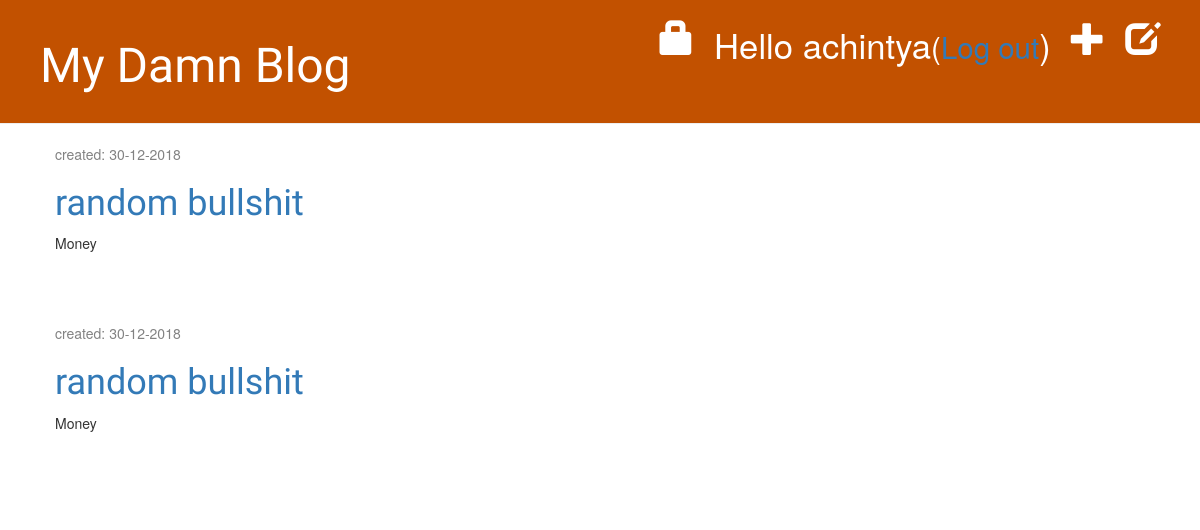
Page /drafts/ (signed in) on the committed database.
### blog/models.py (models this page shows, shortened)
class Post(models.Model):
    author = models.ForeignKey(settings.AUTH_USER_MODEL, on_delete=models.CASCADE)
    title = models.CharField(max_length=200)
    text = models.TextField()
    created_date = models.DateTimeField(default= timezone.now)
    published_date = models.DateField(blank=True, null=True)

### blog/views.py (the view)
# urls.py: path('drafts/', views.post_draft_list, name='post_draft_list'),
@login_required
def post_draft_list(request):
    posts = Post.objects.filter(published_date__isnull = True).order_by('created_date')
    return render(request, 'blog/post_draft_list.html', {'posts': posts})

### blog/templates/blog/post_draft_list.html
{% extends 'blog/base.html' %}
{% block content %}
    {% for post in posts %}
        <div class="post">
            <p class="date">created: {{ post.created_date|date:'d-m-Y'}}</p>
            <h1><a href="{% url 'post_detail' pk=post.pk %}">{{ post.title }}</a></h1>
            <p>{{ post.text|truncatechars:200 }}</p>
        </div>
    {% endfor %}
{% endblock %}

### blog/templates/blog/base.html (shortened to what this page needs)
{% load static %}
<html>
    <head>
        <link rel="stylesheet" href="//maxcdn.bootstrapcdn.com/bootstrap/3.2.0/css/bootstrap.min.css">
        <link rel="stylesheet" href="//maxcdn.bootstrapcdn.com/bootstrap/3.2.0/css/bootstrap-theme.min.css">
        <link rel="stylesheet" href="{% static 'css/blog.css' %}">
    </head>
    <body>
        <div class="page-header">
            {% if user.is_authenticated %}
                <a href="{% url 'post_draft_list' %}" class="top-menu"><span class="glyphicon glyphicon-edit"></span></a>
                <a href="{% url 'post_new' %}" class="top-menu"><span class="glyphicon glyphicon-plus"></span></a>
                <p class="top-menu">Hello {{ user.username }}<small>(<a href="{% url 'logout' %}">Log out</a></small>)</p>
            {% endif %}
            <a href="{% url 'login' %}" class="top-menu"><span class="glyphicon glyphicon-lock"></span></a>
            <h1><a href="/"> My Damn Blog</a></h1>
        </div>
        <div class="content container">
            <div class="row">
                <div class="col-md-8">
                    {% block content %}
                    {% endblock %}
                </div>
            </div>
        </div>
    </body>
</html>

### blog/static/css/blog.css (style rules this page uses)
.page-header { background-color: #C25100; margin-top: 0; padding: 20px 20px 20px 40px; }
.page-header h1, .page-header h1 a, .page-header h1 a:visited, .page-header h1 a:active { color: #ffffff; font-size: 36pt; text-decoration: none; }
.content { margin-left: 40px; }
h1, h2, h3, h4 { font-family: 'Lobster', cursive; }
.date { color: #828282; }
.top-menu, .top-menu:hover, .top-menu:visited { color: #ffffff; float: right; font-size: 26pt; margin-right: 20px; }
.post { margin-bottom: 70px; }

### rows in the picture
Post: created_date "30-12-2018", title "random bullshit", text "Money"
Post: created_date "30-12-2018", title "random bullshit", text "Money"

### other values in the picture
{{ user.username }} "achintya"
